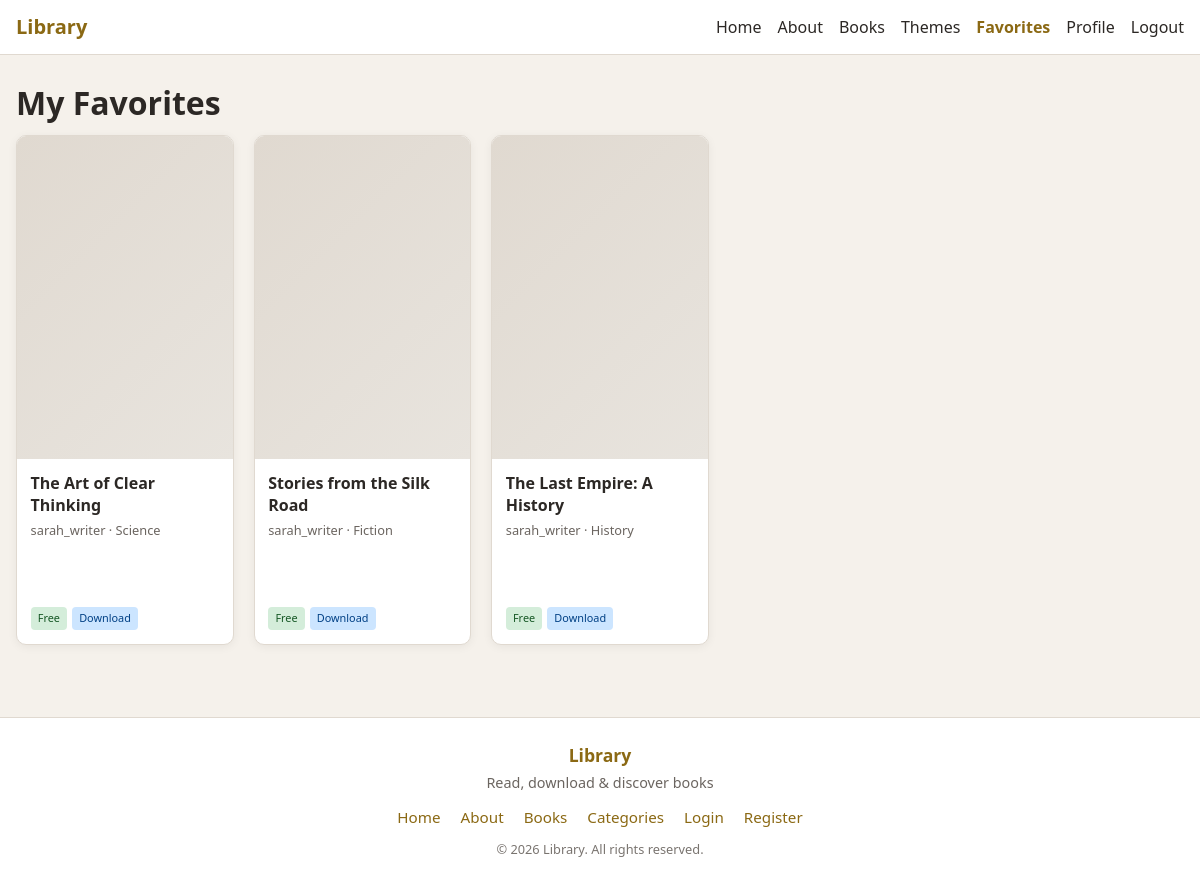
The app's page /user/favorites.php (signed in) with its own data.
### tables this page shows
CREATE TABLE `books` (
  `id` int(10) UNSIGNED NOT NULL,
  `title` varchar(255) NOT NULL,
  `description` text DEFAULT NULL,
  `isbn` varchar(20) DEFAULT NULL,
  `theme_id` int(10) UNSIGNED NOT NULL,
  `author_id` int(10) UNSIGNED NOT NULL COMMENT 'User who is the author',
  `publisher_id` int(10) UNSIGNED DEFAULT NULL,
  `published_date` date DEFAULT NULL COMMENT 'When the book was published',
  `cover_url` varchar(255) DEFAULT NULL,
  `file_url` varchar(255) DEFAULT NULL,
  `is_free` tinyint(1) NOT NULL DEFAULT 1,
  `is_downloadable` tinyint(1) NOT NULL DEFAULT 1,
  `view_in_web` tinyint(1) NOT NULL DEFAULT 1,
  `view_in_app` tinyint(1) NOT NULL DEFAULT 1,
  `access_duration_days` int(10) UNSIGNED DEFAULT NULL COMMENT 'For paid: NULL=lifetime, else days until access expires',
  `view_count` int(10) UNSIGNED NOT NULL DEFAULT 0,
  `download_count` int(10) UNSIGNED NOT NULL DEFAULT 0,
  `created_at` datetime NOT NULL DEFAULT current_timestamp(),
  `updated_at` datetime DEFAULT NULL ON UPDATE current_timestamp()
);

CREATE TABLE `users` (
  `id` int(10) UNSIGNED NOT NULL,
  `username` varchar(80) NOT NULL,
  `email` varchar(255) NOT NULL,
  `password_hash` varchar(255) NOT NULL,
  `full_name` varchar(120) DEFAULT NULL,
  `avatar` varchar(255) DEFAULT NULL,
  `role` enum('user','author','admin') NOT NULL DEFAULT 'user',
  `bio` text DEFAULT NULL,
  `created_at` datetime NOT NULL DEFAULT current_timestamp(),
  `updated_at` datetime DEFAULT NULL ON UPDATE current_timestamp()
);

CREATE TABLE `themes` (
  `id` int(10) UNSIGNED NOT NULL,
  `name` varchar(100) NOT NULL,
  `slug` varchar(100) NOT NULL,
  `description` text DEFAULT NULL,
  `sort_order` int(11) NOT NULL DEFAULT 0,
  `created_at` datetime NOT NULL DEFAULT current_timestamp()
);

### includes/functions.php (called while the page is built, shortened)
<?php
function e(?string $s): string {
    return $s === null ? '' : htmlspecialchars($s, ENT_QUOTES, 'UTF-8');
}
function base_url(string $path = ''): string {
    $path = ltrim($path, '/');
    return BASE_URL . ($path ? '/' . $path : '');
}

### user/favorites.php (the view, shortened to what this page needs)
<?php
$pdo = getDb();
$user = current_user();
$stmt = $pdo->prepare('
  SELECT b.id, b.title, b.cover_url, b.view_count, b.download_count, b.is_free, b.is_downloadable, b.view_in_web, b.view_in_app,
         t.name AS theme_name, t.slug AS theme_slug, u.username AS author_name
  FROM favorites f
  JOIN books b ON b.id = f.book_id
  JOIN themes t ON t.id = b.theme_id
  JOIN users u ON u.id = b.author_id
  WHERE f.user_id = ?
  ORDER BY f.created_at DESC
');
$stmt->execute([$user['id']]);
$books = $stmt->fetchAll();
require_once dirname(__DIR__) . '/includes/header.php';
?>
<h1>My Favorites</h1>
<?php if (empty($books)): ?>
  <p>No favorite books yet. <a href="<?= base_url('books/') ?>">Browse books</a> and add some.</p>
<?php else: ?>
  <div class="books-grid">
    <?php foreach ($books as $b):
      $themeLabel = !empty($b['theme_name']) ? $b['theme_name'] : 'General';
    ?>
      <article class="book-card">
        <a href="<?= base_url('books/detail.php?id=' . $b['id']) ?>" class="book-card-link">
          <?php if (!empty($b['cover_url'])): ?><img class="book-cover" src="<?= e(COVER_URL . '/' . $b['cover_url']) ?>" alt=""><?php else: ?><div class="book-cover placeholder"></div><?php endif; ?>
          <div class="info">
            <h3 class="title"><?= e($b['title']) ?></h3>
            <p class="meta"><?= e($b['author_name']) ?> · <?= e($themeLabel) ?></p>
            <div class="book-badges">
              <span class="badge <?= $b['is_free'] ? 'free' : 'paid' ?>"><?= $b['is_free'] ? 'Free' : 'Paid' ?></span>
              <?php if ($b['is_downloadable']): ?><span class="badge downloadable">Download</span><?php endif; ?>
            </div>
          </div>
        </a>
        <div class="book-card-actions">
        </div>
      </article>
    <?php endforeach; ?>
  </div>
<?php endif; ?>
<?php require_once dirname(__DIR__) . '/includes/footer.php'; ?>

### assets/css/style.css (style rules this page uses)
:root { --bg: #f5f1eb; --card: #fff; --text: #2c2825; --muted: #6b6560; --accent: #8b6914; --accent-hover: #6d5210; --border: #e0d9d0; --error: #c0392b; --success: #27ae60; }
* { box-sizing: border-box; }
body { margin: 0; font-family: 'Segoe UI', system-ui, sans-serif; background: var(--bg); color: var(--text); line-height: 1.5; }
.books-grid { display: grid; grid-template-columns: repeat(auto-fill, minmax(180px, 1fr)); gap: 1.25rem; }
.book-card { background: var(--card); border-radius: 10px; overflow: hidden; box-shadow: 0 2px 10px rgba(0,0,0,.06); border: 1px solid var(--border); transition: transform 0.28s cubic-bezier(0.4, 0, 0.2, 1), box-shadow 0.28s cubic-bezier(0.4, 0, 0.2, 1), border-color 0.28s cubic-bezier(0.4, 0, 0.2, 1); }
.book-card a { text-decoration: none; color: inherit; display: flex; flex-direction: column; height: 100%; }
.book-card .book-cover { transform: scale(1); transition: transform 0.35s cubic-bezier(0.4, 0, 0.2, 1); }
.book-cover { aspect-ratio: 2/3; background: var(--border); object-fit: cover; width: 100%; display: block; }
.book-cover.placeholder { display: block; min-height: 220px; background: linear-gradient(135deg, var(--border) 0%, #e8e4de 100%); }
.book-card .info { padding: 0.85rem; flex: 1; display: flex; flex-direction: column; min-height: 0; }
.book-card .title { font-weight: 600; margin: 0 0 0.35rem; line-height: 1.35; font-size: 1rem; position: relative; display: inline-block; transition: color 0.22s ease; }
.book-card .title::after { content: ''; position: absolute; left: 0; bottom: -2px; width: 100%; height: 2px; background: var(--accent); transform: scaleX(0); transform-origin: right; transition: transform 0.28s cubic-bezier(0.4, 0, 0.2, 1); }
.book-card .meta { font-size: 0.8rem; color: var(--muted); margin: 0; line-height: 1.4; }
.book-badges { display: flex; flex-wrap: wrap; gap: 0.3rem; margin-top: auto; padding-top: 0.5rem; }
.book-card-actions { padding: 0.5rem 0.85rem 0.85rem; border-top: 1px solid var(--border); }
.badge { font-size: 0.68rem; padding: 0.22rem 0.45rem; border-radius: 4px; background: var(--border); color: var(--muted); }
.badge.free { background: #d4edda; color: #155724; }
.badge.downloadable { background: #cce5ff; color: #004085; }
h1 { margin-top: 0; margin-bottom: 0.5rem; }

### records on screen
books: title "The Art of Clear Thinking", author.username "sarah_writer", theme.name "Science", is_free "Free", is_downloadable "Download"
books: title "Stories from the Silk Road", author.username "sarah_writer", theme.name "Fiction", is_free "Free", is_downloadable "Download"
books: title "The Last Empire: A History", author.username "sarah_writer", theme.name "History", is_free "Free", is_downloadable "Download"

### other values on screen
$siteName "Library"
$footerSiteName "Library"
$footerTagline "Read, download & discover books"
